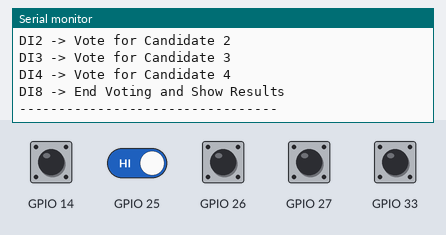
Simulated run of this program. Board: ESP32. On the bench: the last lines printed to the serial monitor. The test bench sets the inputs (shaded band); at power-on: GPIO 14, GPIO 25–27, GPIO 33 HIGH.

Above: at 1.2 s.
1.3 s: GPIO 14 pulled LOW for 0.15 s
At 2.5 s:
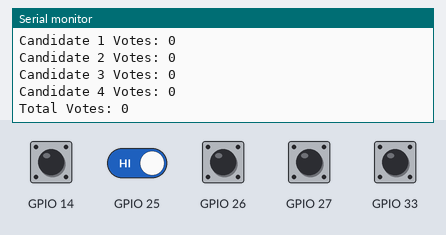
2.9 s: GPIO 14 driven LOW and GPIO 25 driven LOW
5.9 s: GPIO 26 pulled LOW for 1 s
At 7.7 s:
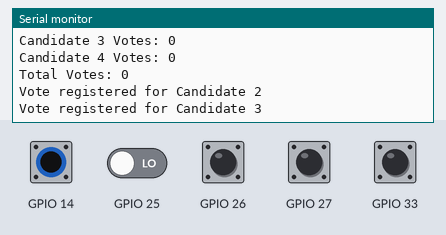
8.4 s: GPIO 27 pulled LOW for 0.15 s
At 9.0 s:
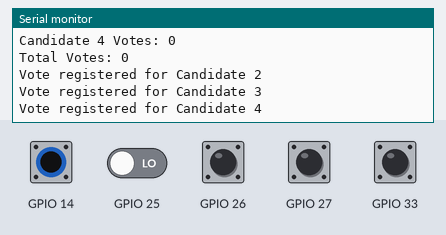
10.0 s: GPIO 33 pulled LOW for 0.15 s
At 11.4 s:
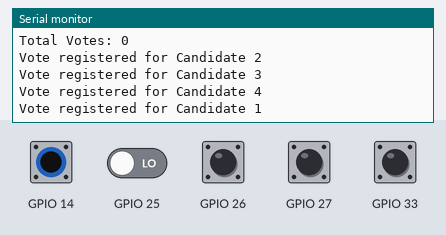
Timing chart, 0 to 12.6 s (numbered marks = the images above; inputs shaded):
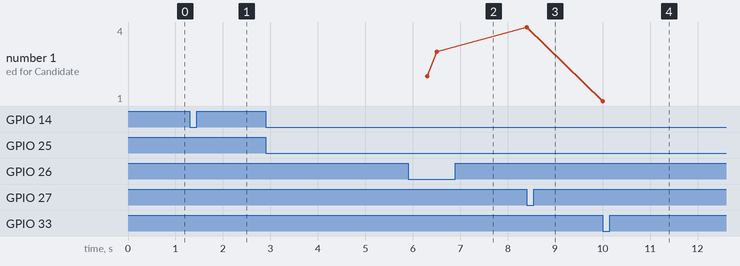

Measured:
- after the input at 1.3 s, the serial monitor: prints a new line at once (image 1)
- after the input at 5.9 s, the serial monitor: prints a new line after 0.61 s (image 2)
- after the input at 8.4 s, the serial monitor: prints a new line at once (image 3)
- after the input at 10.0 s, the serial monitor: prints a new line at once (image 4)
- plotted number 1: 3 → 4 after the input at 8.4 s, 4 → 1 after the input at 10.0 s

The program:

main.cpp
```cpp
/**
 * @file main.cpp
 * @brief Main program file for the Arduino-based Voting Machine.
 *
 * This program initializes the VotingMachine class and continuously monitors votes in the loop.
 * It uses the custom VotingMachine library to handle voting functionality and display results.
 *
 * @author K Mani Balan
 * @date 16/12/2024
 */

#ifdef ARDUINO
#include <Arduino.h>
#endif

#include "VotingMachine.h" ///< Include the custom VotingMachine library

VotingMachine votingMachine; ///< Create an object of VotingMachine

/**
 * @brief Arduino setup function.
 *
 * Initializes the Serial interface for debugging and calls the VotingMachine's initialization routine.
 */
void setup() {
    Serial.begin(115200); ///< Begin Serial communication at 115200 baud rate
    votingMachine.begin(); ///< Initialize the Voting Machine
}

/**
 * @brief Arduino main loop function.
 *
 * Continuously monitors GPIO inputs to check for votes or end voting signal.
 */
void loop() {
    votingMachine.checkVotes(); ///< Monitor votes and manage the voting process
}
```
